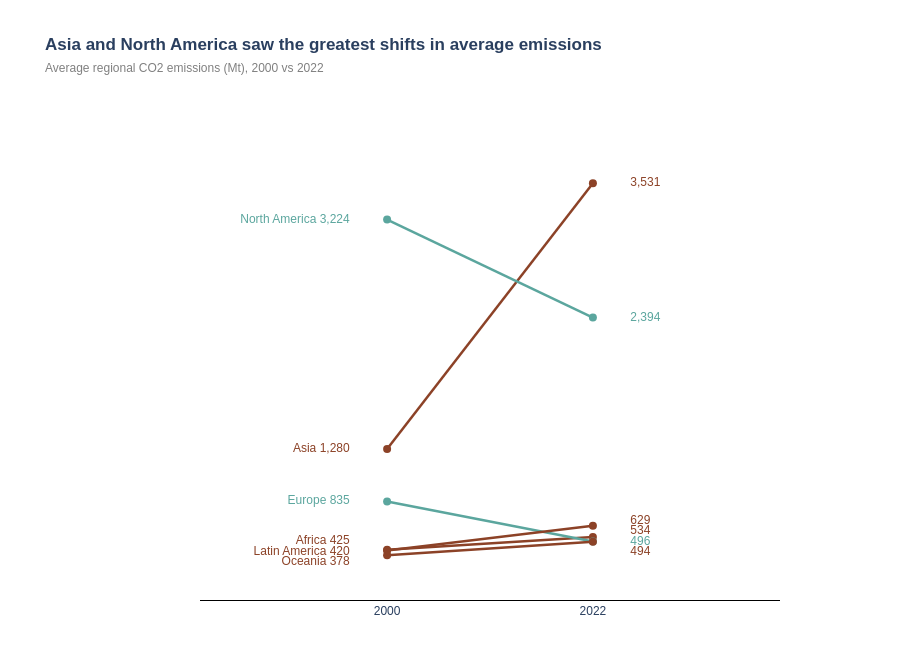

The notebook cell this image was saved under:
### Markdown cell above
---
## Task 2 — Slopegraph: Regional Change 2000 vs 2022

**What to build:** A slopegraph comparing **average regional CO2 emissions** between 2000 and 2022.

**Requirements:**
- One line per region (not per country — aggregate first)
- Colour: regions that increased = one colour; decreased = another
- Values labelled at both ends of each line
- No y-axis tick labels (the endpoint labels make them redundant)
- Insight title stating which regions moved most

> 💡 `df.groupby(['Region','Year'])['CO2_Mt'].mean().reset_index()` then filter to 2000 and 2022

### Code cell
import plotly.graph_objects as go
import numpy as np

df_slope = df.groupby(['Region', 'Year'])['CO2_Mt'].mean().reset_index()
df_slope = df_slope[df_slope['Year'].isin([2000, 2022])]

vals_2000 = dict(zip(df_slope[df_slope['Year']==2000]['Region'], 
                     df_slope[df_slope['Year']==2000]['CO2_Mt']))
vals_2022 = dict(zip(df_slope[df_slope['Year']==2022]['Region'], 
                     df_slope[df_slope['Year']==2022]['CO2_Mt']))

MIN_GAP = 90  

def spread_labels(val_dict, min_gap=MIN_GAP):
    """Nudge label y-positions apart if they're too close."""
    regions = sorted(val_dict.keys(), key=lambda r: val_dict[r])
    positions = {r: val_dict[r] for r in regions}
    
    for _ in range(50):
        changed = False
        sorted_regions = sorted(positions.keys(), key=lambda r: positions[r])
        for i in range(1, len(sorted_regions)):
            r_low  = sorted_regions[i-1]
            r_high = sorted_regions[i]
            gap = positions[r_high] - positions[r_low]
            if gap < min_gap:
                push = (min_gap - gap) / 2
                positions[r_low]  -= push
                positions[r_high] += push
                changed = True
        if not changed:
            break
    return positions

label_pos_2000 = spread_labels(vals_2000)
label_pos_2022 = spread_labels(vals_2022)

fig = go.Figure()

for region in vals_2000.keys():
    val_2000 = vals_2000[region]
    val_2022 = vals_2022[region]
    line_color = "#8C4227" if val_2022 > val_2000 else "#5BA69E"

    fig.add_trace(go.Scatter(
        x=[2000, 2022],
        y=[val_2000, val_2022],
        mode='lines+markers',
        name=region,
        line=dict(color=line_color, width=2.5),
        marker=dict(size=8),
        hoverinfo='skip'
    ))

    fig.add_trace(go.Scatter(
        x=[1996],
        y=[label_pos_2000[region]],
        mode='text',
        text=[f"{region} {val_2000:,.0f}"],
        textposition="middle left",
        textfont=dict(color=line_color, family="Arial", size=12),
        showlegend=False,
        hoverinfo='skip'
    ))

    fig.add_trace(go.Scatter(
        x=[2026],
        y=[label_pos_2022[region]],
        mode='text',
        text=[f"{val_2022:,.0f}"],
        textposition="middle right",
        textfont=dict(color=line_color, family="Arial", size=12),
        showlegend=False,
        hoverinfo='skip'
    ))

fig.update_layout(
    title={
        'text': "<b>Asia and North America saw the greatest shifts in average emissions</b><br>"
                "<span style='font-size:12px; color:grey;'>Average regional CO2 emissions (Mt), 2000 vs 2022</span>",
        'x': 0.05
    },
    plot_bgcolor='white',
    paper_bgcolor='white',
    showlegend=False,
    font=dict(family="Arial", size=12),
    xaxis=dict(
        range=[1980, 2042],
        showgrid=False,
        zeroline=False,
        linecolor='black',
        tickvals=[2000, 2022],
        ticktext=['2000', '2022']
    ),
    yaxis=dict(
        showgrid=False,
        showticklabels=False,
        zeroline=False,
        range=[0, df_slope['CO2_Mt'].max() * 1.2]
    ),
    margin=dict(l=200, r=120, t=100, b=50),
    height=650
)

fig.show()

### Figure 1 — Plotly figure (JSON) as saved in the notebook; plotly's stock layout.template omitted (floating-point values rounded to 4 significant figures)
{"data": [{"hoverinfo": "skip", "line": {"color": "#8C4227", "width": 2.5}, "marker": {"size": 8}, "mode": "lines+markers", "name": "Africa", "type": "scatter", "x": [2000, 2022], "y": [425.4, 534.4]}, {"hoverinfo": "skip", "mode": "text", "showlegend": false, "text": ["Africa 425"], "textfont": {"color": "#8C4227", "family": "Arial", "size": 12}, "textposition": "middle left", "type": "scatter", "x": [1996], "y": [497.9]}, {"hoverinfo": "skip", "mode": "text", "showlegend": false, "text": ["534"], "textfont": {"color": "#8C4227", "family": "Arial", "size": 12}, "textposition": "middle right", "type": "scatter", "x": [2026], "y": [583.4]}, {"hoverinfo": "skip", "line": {"color": "#8C4227", "width": 2.5}, "marker": {"size": 8}, "mode": "lines+markers", "name": "Asia", "type": "scatter", "x": [2000, 2022], "y": [1280.0, 3531.0]}, {"hoverinfo": "skip", "mode": "text", "showlegend": false, "text": ["Asia 1,280"], "textfont": {"color": "#8C4227", "family": "Arial", "size": 12}, "textposition": "middle left", "type": "scatter", "x": [1996], "y": [1280.0]}, {"hoverinfo": "skip", "mode": "text", "showlegend": false, "text": ["3,531"], "textfont": {"color": "#8C4227", "family": "Arial", "size": 12}, "textposition": "middle right", "type": "scatter", "x": [2026], "y": [3531.0]}, {"hoverinfo": "skip", "line": {"color": "#5BA69E", "width": 2.5}, "marker": {"size": 8}, "mode": "lines+markers", "name": "Europe", "type": "scatter", "x": [2000, 2022], "y": [834.9, 496.5]}, {"hoverinfo": "skip", "mode": "text", "showlegend": false, "text": ["Europe 835"], "textfont": {"color": "#5BA69E", "family": "Arial", "size": 12}, "textposition": "middle left", "type": "scatter", "x": [1996], "y": [834.9]}, {"hoverinfo": "skip", "mode": "text", "showlegend": false, "text": ["496"], "textfont": {"color": "#5BA69E", "family": "Arial", "size": 12}, "textposition": "middle right", "type": "scatter", "x": [2026], "y": [493.4]}, {"hoverinfo": "skip", "line": {"color": "#8C4227", "width": 2.5}, "marker": {"size": 8}, "mode": "lines+markers", "name": "Latin America", "type": "scatter", "x": [2000, 2022], "y": [419.9, 629.1]}, {"hoverinfo": "skip", "mode": "text", "showlegend": false, "text": ["Latin America 420"], "textfont": {"color": "#8C4227", "family": "Arial", "size": 12}, "textposition": "middle left", "type": "scatter", "x": [1996], "y": [407.9]}, {"hoverinfo": "skip", "mode": "text", "showlegend": false, "text": ["629"], "textfont": {"color": "#8C4227", "family": "Arial", "size": 12}, "textposition": "middle right", "type": "scatter", "x": [2026], "y": [673.4]}, {"hoverinfo": "skip", "line": {"color": "#5BA69E", "width": 2.5}, "marker": {"size": 8}, "mode": "lines+markers", "name": "North America", "type": "scatter", "x": [2000, 2022], "y": [3224.0, 2394.0]}, {"hoverinfo": "skip", "mode": "text", "showlegend": false, "text": ["North America 3,224"], "textfont": {"color": "#5BA69E", "family": "Arial", "size": 12}, "textposition": "middle left", "type": "scatter", "x": [1996], "y": [3224.0]}, {"hoverinfo": "skip", "mode": "text", "showlegend": false, "text": ["2,394"], "textfont": {"color": "#5BA69E", "family": "Arial", "size": 12}, "textposition": "middle right", "type": "scatter", "x": [2026], "y": [2394.0]}, {"hoverinfo": "skip", "line": {"color": "#8C4227", "width": 2.5}, "marker": {"size": 8}, "mode": "lines+markers", "name": "Oceania", "type": "scatter", "x": [2000, 2022], "y": [378.4, 493.7]}, {"hoverinfo": "skip", "mode": "text", "showlegend": false, "text": ["Oceania 378"], "textfont": {"color": "#8C4227", "family": "Arial", "size": 12}, "textposition": "middle left", "type": "scatter", "x": [1996], "y": [317.9]}, {"hoverinfo": "skip", "mode": "text", "showlegend": false, "text": ["494"], "textfont": {"color": "#8C4227", "family": "Arial", "size": 12}, "textposition": "middle right", "type": "scatter", "x": [2026], "y": [403.4]}], "layout": {"font": {"family": "Arial", "size": 12}, "height": 650, "margin": {"b": 50, "l": 200, "r": 120, "t": 100}, "paper_bgcolor": "white", "plot_bgcolor": "white", "showlegend": false, "title": {"text": "<b>Asia and North America saw the greatest shifts in average emissions</b><br><span style='font-size:12px; color:grey;'>Average regional CO2 emissions (Mt), 2000 vs 2022</span>", "x": 0.05}, "xaxis": {"linecolor": "black", "range": [1980, 2042], "showgrid": false, "ticktext": ["2000", "2022"], "tickvals": [2000, 2022], "zeroline": false}, "yaxis": {"range": [0, 4237.0], "showgrid": false, "showticklabels": false, "zeroline": false}}}
